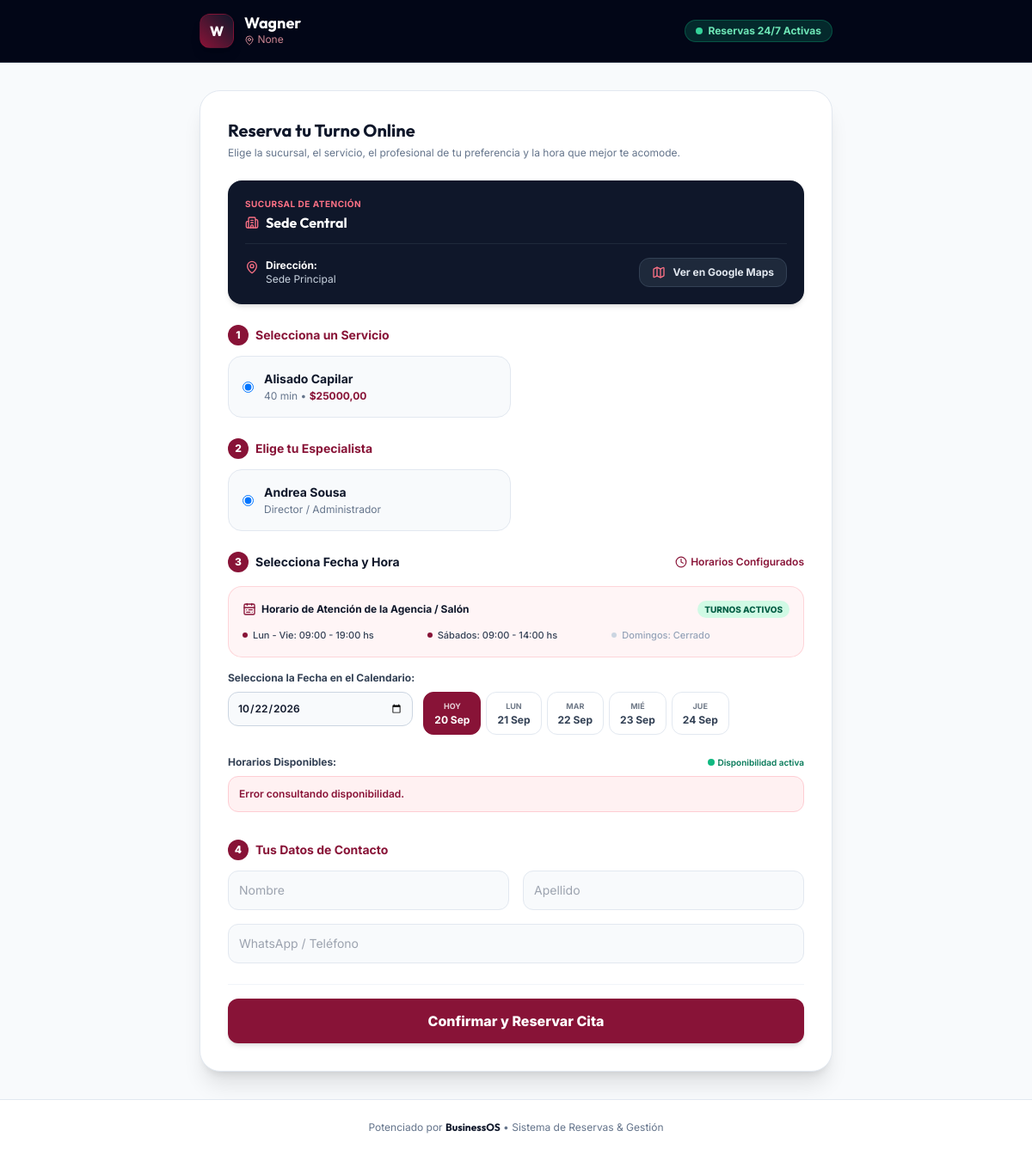
/reservas/clinica-wagner/, run on an earlier commit of the app's database.
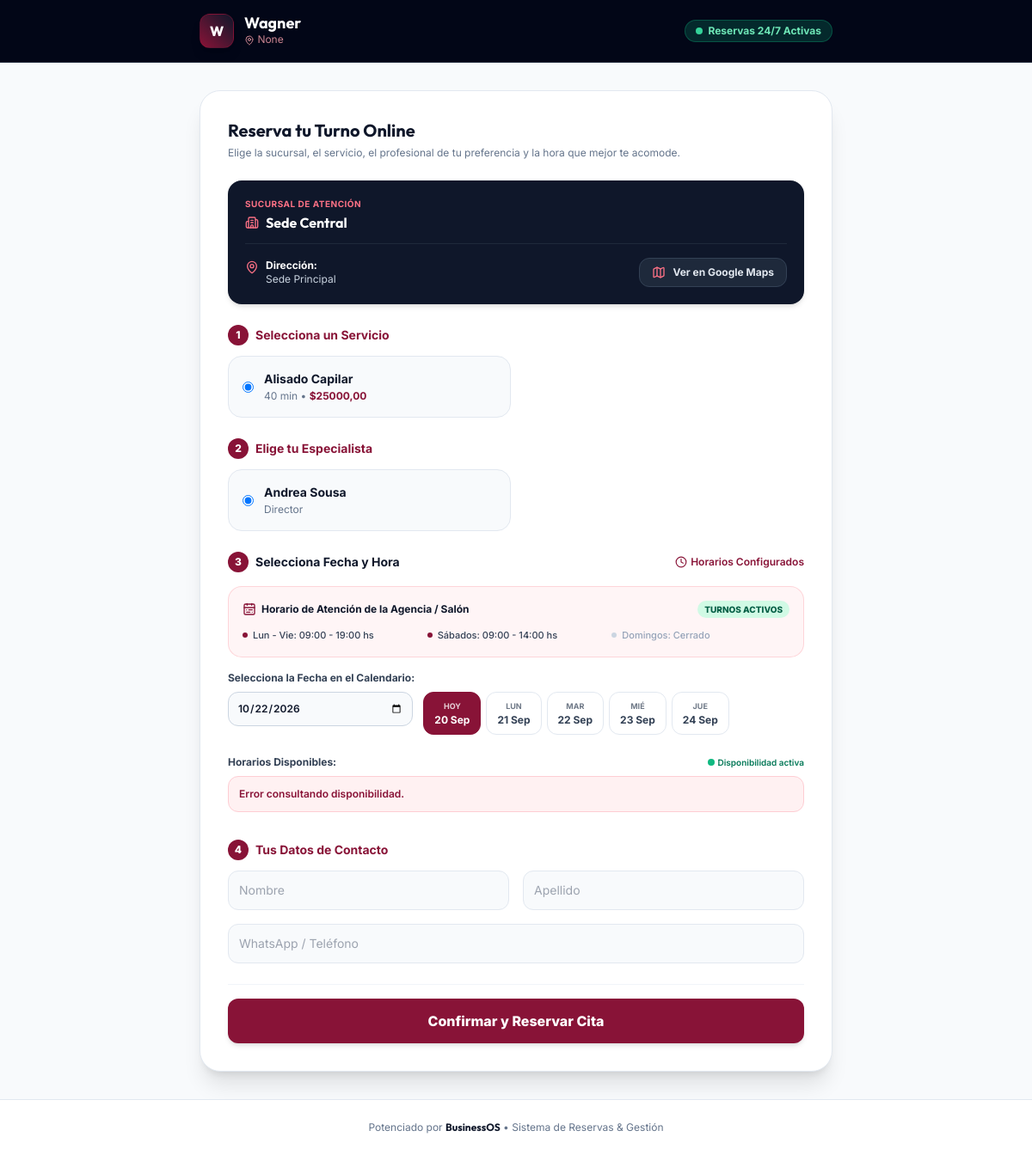
And on a later commit of the database.
### apps/business/models.py (models this page shows, shortened)
class StaffMember(TimeStampedModel):
    business = models.ForeignKey(Business, on_delete=models.CASCADE, related_name="staff_members")
    branch = models.ForeignKey(Branch, on_delete=models.CASCADE, related_name="staff_members", null=True, blank=True)
    branches = models.ManyToManyField(Branch, blank=True, related_name="staff_members_multi", verbose_name="Sucursales Asignadas")
    user = models.OneToOneField(User, on_delete=models.SET_NULL, null=True, blank=True, related_name="staff_profile")
    first_name = models.CharField(max_length=100, verbose_name="Nombre")
    last_name = models.CharField(max_length=100, verbose_name="Apellido")
    email = models.EmailField(blank=True, null=True)
    phone = models.CharField(max_length=50, blank=True, null=True)
    role_title = models.CharField(max_length=100, default="Especialista", verbose_name="Cargo / Especialidad")
    commission_rate = models.DecimalField(max_digits=5, decimal_places=2, default=0.00, verbose_name="Comisión Porcentaje (%)")
    base_salary = models.DecimalField(max_digits=10, decimal_places=2, default=0.00, verbose_name="Sueldo Base ($)")
    is_active = models.BooleanField(default=True)
    avatar_color = models.CharField(max_length=20, default="#3b82f6")
    @property
    def full_name(self):
        return f"{self.first_name} {self.last_name}"

### apps/booking/views.py (the view, shortened to what this page needs)
# urls.py: path('<slug:business_slug>/', views.public_booking_view, name='public_booking'),
@ensure_csrf_cookie
def public_booking_view(request, business_slug):
    from django.db.models import Q
    business = get_object_or_404(Business, slug=business_slug)
    branches = Branch.objects.filter(business=business)
    branch_id = request.GET.get('branch_id') or request.POST.get('branch_id')
    selected_branch = None
    if branch_id:
        selected_branch = branches.filter(id=branch_id).first()
    if not selected_branch:
        selected_branch = branches.filter(is_main=True).first() or branches.first()
    services = Service.objects.filter(business=business, is_active=True)
    staff_members = StaffMember.objects.filter(business=business, is_active=True)
    if selected_branch:
        staff_in_branch = staff_members.filter(Q(branch=selected_branch) | Q(branches=selected_branch)).distinct()
        if staff_in_branch.exists():
            staff_members = staff_in_branch
    booking_success = False
    appointment_created = None
    return render(request, 'booking/public_booking.html', {
        'business': business,
        'branches': branches,
        'selected_branch': selected_branch,
        'services': services,
        'staff_members': staff_members,
        'booking_success': booking_success,
        'appointment': appointment_created,
        'today_date': datetime.date.today().isoformat()
    })

### apps/business/context_processors.py (called while the page is built)
def business_context(request):
    business = getattr(request, 'current_business', None)
    if not business and request.user.is_authenticated and getattr(request.user, 'business', None):
        business = request.user.business
    all_module_keys = ['crm', 'agenda', 'booking', 'invoicing', 'pos', 'inventory', 'commissions', 'ai_engine', 'marketing']
    modules_enabled = {}
    if business:
        enabled_list = business.enabled_modules or all_module_keys
        for key in all_module_keys:
            modules_enabled[key] = (key in enabled_list) if enabled_list else True
    else:
        for key in all_module_keys:
            modules_enabled[key] = True
    return {
        'current_business': business,
        'modules_enabled': modules_enabled,
        'business_type_display': business.get_business_type_display() if business else 'Agencia'
    }

### templates/booking/public_booking.html (shortened to what the changed rows need)
<!DOCTYPE html>
<html lang="es" class="h-full bg-slate-50 text-slate-900">
<head>
    <script src="https://cdn.tailwindcss.com"></script>
</head>
<body class="bg-slate-50 text-slate-900 min-h-full flex flex-col justify-between">
    <header class="bg-slate-950 border-b border-slate-800 sticky top-0 z-40 text-white">
        <div class="max-w-3xl mx-auto px-4 py-4 flex items-center justify-between">
            <div class="flex items-center gap-3">
                <div>
                    <h1 class="font-display font-bold text-lg text-white leading-none">{{ business.name }}</h1>
                </div>
            </div>
        </div>
    </header>
    <main class="max-w-3xl mx-auto px-4 py-8 flex-1 w-full">
        {% if booking_success %}
        <div class="bg-white border border-slate-200 rounded-3xl p-8 text-center space-y-6 shadow-xl">
            <div class="w-16 h-16 rounded-full bg-emerald-50 text-emerald-600 flex items-center justify-center mx-auto border border-emerald-200">
                <i data-lucide="check-circle" class="w-10 h-10"></i>
            </div>
            <div>
                <h2 class="text-2xl font-bold font-display text-slate-900">¡Tu Cita Ha Sido Reservada Con Éxito!</h2>
                <p class="text-slate-600 text-sm mt-2">Hemos enviado una confirmación instantánea a tu WhatsApp.</p>
            </div>
            <div class="bg-slate-50 p-5 rounded-2xl border border-slate-200 max-w-md mx-auto text-left space-y-3">
                <div class="flex justify-between text-sm">
                    <span class="text-slate-500">Servicio:</span>
                    <span class="font-bold text-slate-900">{{ appointment.service.name }}</span>
                </div>
                <div class="flex justify-between text-sm">
                    <span class="text-slate-500">Especialista:</span>
                    <span class="font-bold text-rose-900">{{ appointment.staff.full_name }}</span>
                </div>
                <div class="flex justify-between text-sm">
                    <span class="text-slate-500">Fecha y Hora:</span>
                    <span class="font-bold text-emerald-700">{{ appointment.date }} a las {{ appointment.start_time }} hs</span>
                </div>
                <div class="flex justify-between text-sm border-t border-slate-200 pt-2">
                    <span class="text-slate-500">Total Servicio:</span>
                    <span class="font-extrabold text-slate-900 text-base">{{ business.currency }}{{ appointment.total_price }}</span>
                </div>
            </div>
            <div class="bg-rose-50/60 border border-rose-200 p-5 rounded-2xl max-w-md mx-auto space-y-3">
                <span class="text-xs font-bold text-rose-900 uppercase tracking-wider block flex items-center justify-center gap-1.5">
                    <i data-lucide="calendar-plus" class="w-4 h-4"></i> Guardar Cita en tu Calendario
                </span>
                <div class="grid grid-cols-1 sm:grid-cols-2 gap-2.5">
                    <button type="button"
                            onclick="exportToGoogleCalendar(
                                'Cita: {{ appointment.service.name|escapejs }} - {{ business.name|escapejs }}',
                                '{{ appointment.date|date:'Y-m-d'|default:appointment.date }}',
                                '{{ appointment.start_time }}',
                                '{{ appointment.end_time }}',
                                'Reserva confirmada en {{ business.name|escapejs }}. Especialista: {{ appointment.staff.full_name|escapejs }}',
                                '{{ business.address|escapejs }}'
                            )"
                            class="w-full py-2.5 px-3 rounded-xl bg-white hover:bg-slate-50 text-slate-800 border border-slate-300 font-bold text-xs flex items-center justify-center gap-2 shadow-xs transition cursor-pointer">
                        <svg class="w-4 h-4 shrink-0" viewBox="0 0 24 24">
                            <path fill="#4285F4" d="M22.56 12.25c0-.78-.07-1.53-.2-2.25H12v4.26h5.92c-.26 1.37-1.04 2.53-2.21 3.31v2.77h3.57c2.08-1.92 3.28-4.74 3.28-8.09z"/>
                            <path fill="#34A853" d="M12 23c2.97 0 5.46-.98 7.28-2.66l-3.57-2.77c-.98.66-2.23 1.06-3.71 1.06-2.86 0-5.29-1.93-6.16-4.53H2.18v2.84C3.99 20.53 7.7 23 12 23z"/>
                            <path fill="#FBBC05" d="M5.84 14.09c-.22-.66-.35-1.36-.35-2.09s.13-1.43.35-2.09V7.06H2.18C1.43 8.55 1 10.22 1 12s.43 3.45 1.18 4.94l2.85-2.22.81-.63z"/>
                            <path fill="#EA4335" d="M12 5.38c1.62 0 3.06.56 4.21 1.64l3.15-3.15C17.45 2.09 14.97 1 12 1 7.7 1 3.99 3.47 2.18 7.06l3.66 2.84c.87-2.6 3.3-4.52 6.16-4.52z"/>
                        </svg>
                        <span>Google Calendar</span>
                    </button>
                    <button type="button"
                            onclick="exportToAppleCalendar(
                                'Cita: {{ appointment.service.name|escapejs }} - {{ business.name|escapejs }}',
                                '{{ appointment.date|date:'Y-m-d'|default:appointment.date }}',
                                '{{ appointment.start_time }}',
                                '{{ appointment.end_time }}',
                                'Reserva confirmada en {{ business.name|escapejs }}. Especialista: {{ appointment.staff.full_name|escapejs }}',
                                '{{ business.address|escapejs }}'
                            )"
                            class="w-full py-2.5 px-3 rounded-xl bg-slate-900 hover:bg-slate-950 text-white font-bold text-xs flex items-center justify-center gap-2 shadow-xs transition cursor-pointer">
                        <i data-lucide="apple" class="w-4 h-4 shrink-0"></i>
                        <span>Apple Calendar (.ics)</span>
                    </button>
                </div>
            </div>
            <a href="{% url 'public_booking' business.slug %}" class="inline-block px-6 py-3 rounded-xl bg-rose-900 hover:bg-rose-950 text-white font-semibold text-sm shadow-md transition">
                Hacer Otra Reserva
            </a>
        </div>
        {% else %}
        <div class="bg-white border border-slate-200 rounded-3xl p-6 sm:p-8 shadow-xl space-y-6">
            <div>
                <h2 class="text-xl font-bold font-display text-slate-900">Reserva tu Turno Online</h2>
            </div>
            <form method="POST" autocomplete="off" class="space-y-6">
                <div class="space-y-3">
                    <div class="grid grid-cols-1 sm:grid-cols-2 gap-3">
                        {% for staff in staff_members %}
                        <label class="relative flex items-center p-4 rounded-2xl bg-slate-50 border border-slate-200 cursor-pointer hover:border-rose-900 transition group">
                            <input type="radio" name="staff_id" value="{{ staff.id }}" {% if forloop.first %}checked{% endif %} required class="text-rose-900 focus:ring-rose-900">
                            <div class="ml-3">
                                <span class="block text-sm font-bold text-slate-900 group-hover:text-rose-900 transition">{{ staff.full_name }}</span>
                                <span class="block text-xs text-slate-500 mt-0.5">{{ staff.role_title }}</span>
                            </div>
                        </label>
                        {% endfor %}
                    </div>
                </div>
            </form>
        </div>
        {% endif %}
    </main>
</body>
</html>

What changed in the data, as far as the page shows it:
changed StaffMember "Andrea Sousa": staff_id "☑ Andrea Sousa Director / Admini" → "☑ Andrea Sousa Director"; role_title "Director / Administrador" → "Director"
